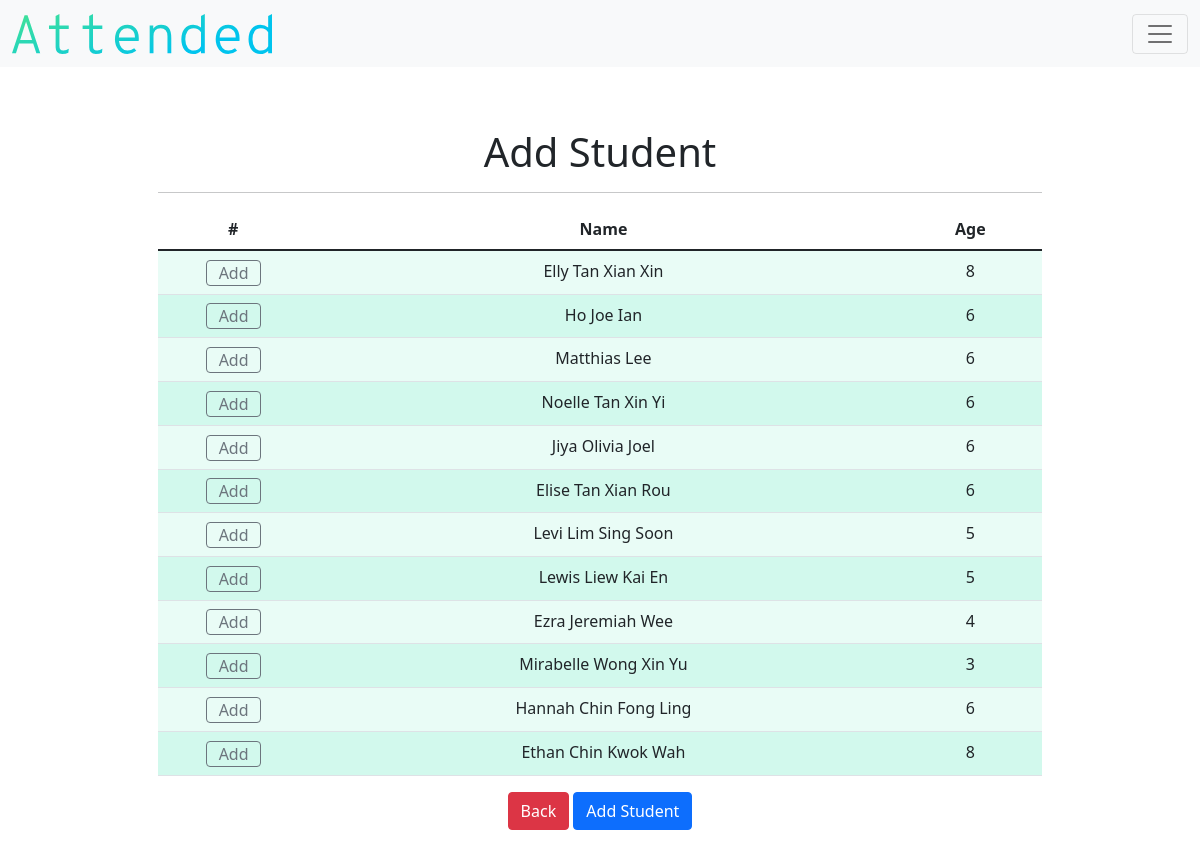
The page /add_student_class/1 (signed in) on the database its author committed.
### models.py (models this page shows)
class Student(db.Model):
    __tablename__ = "student"
    id = db.Column(db.Integer, primary_key=True)
    teacher_id = db.Column(db.Integer, db.ForeignKey("teacher.id"))
    class_id = db.Column(db.Integer, nullable=True, default=0)
    name = db.Column(db.String(), nullable=False)
    birth = db.Column(db.String(),nullable=False)
    age = db.Column(db.Integer(), nullable=False)
    gender = db.Column(db.String(), nullable=False)
    parent = db.Column(db.String(), nullable=True)
    parent2 = db.Column(db.String(), nullable=True)
    number = db.Column(db.Integer, nullable=True)
    number2 = db.Column(db.Integer, nullable=True)
    email = db.Column(db.String(), nullable=True)
    email2 = db.Column(db.String(), nullable=True)
    address = db.Column(db.String(), nullable=False)
    city = db.Column(db.String(), nullable=False)
    state = db.Column(db.String(), nullable=False)
    postcode = db.Column(db.Integer, nullable=False)
    attend_count = db.Column(db.Integer, nullable=True, default=0)
    student_attends = db.relationship("Attendance", backref="student_attend")

### application.py (the view)
@app.route("/add_student_class/<string:id>")
def add_student_class(id):
    teacher = current_user.get_id()
    teacher_object = db.session.query(Teacher).filter_by(id=teacher).first()
    if not current_user.is_authenticated:
        return redirect("/login")
    else:
            TABLE_HEADERS=["#","Name", "Age"]
            teacher = current_user.get_id()
            null_students = Student.query.filter_by(teacher_id=teacher, class_id = 0)
            return render_template("add-student-class.html", students=null_students, headers=TABLE_HEADERS,ident=id, teacher=teacher_object)

### application.py (called while the page is built)
@login.user_loader
def load_user(id):
    return Teacher.query.get(id)

### templates/add-student-class.html (shortened to what this page needs)
{% extends "layout.html" %}
{% block main %}
    <h1>Add Student</h1>
    <hr>
    <form action="/added_student_class/{{ident}}" method="post">
        <div class="table-responsive">
          <table class="table table-hover">
                <thead>
                        <tr>
                                {% for header in headers %}
                                    {% if header == "#" %}
                                      <th id="header" style="width:17%">{{header}}</th>
                                    {% else %}
                                      <th id="header"> {{ header }} </th>
                                    {% endif %}
                                {% endfor %}
                        </tr>
                </thead>
                <tbody>
                    {% for student in students %}
                        <tr>
                             <td>
                                 <label class="btn btn-outline-secondary" for="{{student.id}}">Add</label><br>
                             </td>
                             <td>{{student.name}}</td>
                             <td>{{student.age}}</td>
                        </tr>
                        {% endfor %}
                </tbody>
          </table>
        </div>
        <div class="col-12" id="detail-col12">
                <a class="btn btn-danger" href="/detail_class/{{ident}}" >Back</a>
                <button class="btn btn-primary" type="submit">Add Student</button>
        </div>
    </form>
{% endblock %}

### static/css/style.css (style rules this page uses)
.btn-outline-secondary { width:55px; height:26px; line-height:0.75; }
table { counter-reset: tableCount; }
tr:nth-child(even) { background-color:#d2f9ed; }
tr:nth-child(odd) { background-color:#e9fcf6; }
#header { background-color:white; }
#detail-col12 { flex: 0 0 auto; width: 100%; }

### rows shown on the page
Student: name "Elly Tan Xian Xin", age "8"
Student: name "Ho Joe Ian", age "6"
Student: name "Matthias Lee", age "6"
Student: name "Noelle Tan Xin Yi", age "6"
Student: name "Jiya Olivia Joel", age "6"
Student: name "Elise Tan Xian Rou", age "6"
Student: name "Levi Lim Sing Soon", age "5"
Student: name "Lewis Liew Kai En", age "5"
Student: name "Ezra Jeremiah Wee", age "4"
Student: name "Mirabelle Wong Xin Yu", age "3"
Student: name "Hannah Chin Fong Ling", age "6"
Student: name "Ethan Chin Kwok Wah", age "8"

### other values the page prints
{{ header }} "#"
{{ header }} "Name" "Age"
